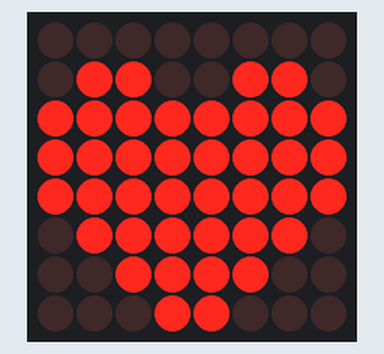
Bench run of a sketch on a simulated Arduino Nano, built with avr-gcc and run on an emulated ATmega328P. On the bench: 8×8 LED matrix. Wiring (inferred from the names in the program): LED matrix (orientation assumed): rows pin 2, pin 3, pin 4, pin 5, A3, A2, A1, A0; columns pin 6, pin 7, pin 8, pin 9, pin 10, pin 11, pin 12, pin 13.

Above: at 0.2 s.

The sketch:

8x8_Dot-matrix.ino
```cpp
// (licence header left out)
#define    ROW_0   2    // the number of the ROW_ pin 9
#define    ROW_1   3    // the number of the ROW_ pin 14
#define    ROW_2   4    // the number of the ROW_ pin 8
#define    ROW_3   5    // the number of the ROW_ pin 12
#define    ROW_4   A3   // the number of the ROW_ pin 1
#define    ROW_5   A2   // the number of the ROW_ pin 7
#define    ROW_6   A1   // the number of the ROW_ pin 2
#define    ROW_7   A0   // the number of the ROW_ pin 5
#define    LED_A   6    // the number of the COL_ pin 13
#define    LED_B   7    // the number of the COL_ pin 3
#define    LED_C   8    // the number of the COL_ pin 4
#define    LED_D   9    // the number of the COL_ pin 10
#define    LED_E   10   // the number of the COL_ pin 6
#define    LED_F   11   // the number of the COL_ pin 11
#define    LED_G   12   // the number of the COL_ pin 15
#define    LED_H   13   // the number of the COL_ pin 16
const char ROW_PIN[8] = {ROW_0, ROW_1, ROW_2, ROW_3, ROW_4, ROW_5, ROW_6, ROW_7};
const char COL_PIN[8] = {LED_A, LED_B, LED_C, LED_D, LED_E, LED_F, LED_G, LED_H};
char HeartMap[8][8] = {
  0 , 0 , 0 , 0 , 0 , 0 , 0 , 0 ,
  0 , 1 , 1 , 0 , 0 , 1 , 1 , 0 ,
  1 , 1 , 1 , 1 , 1 , 1 , 1 , 1 ,
  1 , 1 , 1 , 1 , 1 , 1 , 1 , 1 ,
  1 , 1 , 1 , 1 , 1 , 1 , 1 , 1 ,
  0 , 1 , 1 , 1 , 1 , 1 , 1 , 0 ,
  0 , 0 , 1 , 1 , 1 , 1 , 0 , 0 ,
  0 , 0 , 0 , 1 , 1 , 0 , 0 , 0 ,
};
void setup() {
  int i = 0 ;
  Serial.begin(115200);
  for ( i = 0 ; i < 8 ; i++) {
    pinMode(ROW_PIN[i] , OUTPUT );
    pinMode(COL_PIN[i] , OUTPUT );
    delay(10);
    digitalWrite(ROW_PIN[i] , LOW);
    digitalWrite(COL_PIN[i] , HIGH);
  }
  digitalWrite(ROW_4, LOW);
}

void loop() {
  int i, j;
  for ( j = 0 ; j < 8 ; j++ ) {
    for ( i = 0 ; i < 8 ; i++ ) {
      if (  HeartMap[i][j] )
        digitalWrite(ROW_PIN[i], HIGH);
      else
        digitalWrite(ROW_PIN[i], LOW);
    }
    digitalWrite( COL_PIN[j], LOW);
    delay(2);
    digitalWrite( COL_PIN[j], HIGH);
  }
}
```
